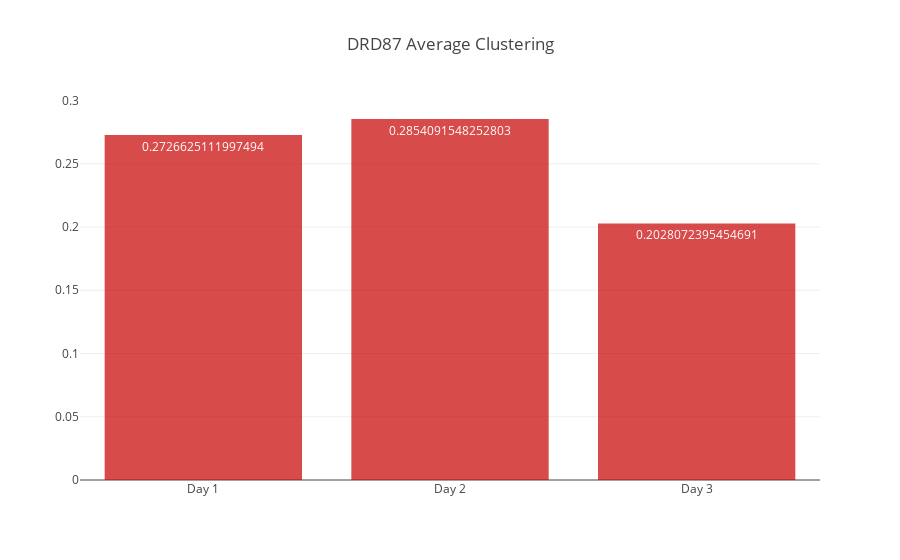

The notebook cell saved with this chart:
### Code cell
x = ["Day 1", "Day 2", "Day 3"]
y = [drd87_day1_graph.clustering_coefficient, drd87_day2_graph.clustering_coefficient, drd87_day3_graph.clustering_coefficient]
plot_network_measures(x, y, title="DRD87 Average Clustering", color="rgb(200,0,0)")

### Figure 1 — Plotly figure (JSON) as saved in the notebook; plotly's stock layout.template omitted (floating-point values rounded to 4 significant figures)
{"data": [{"marker": {"color": "rgb(200,0,0)"}, "name": "1", "opacity": 0.7, "text": [0.2727, 0.2854, 0.2028], "textposition": "auto", "type": "bar", "uid": "c35537", "x": ["Day 1", "Day 2", "Day 3"], "y": [0.2727, 0.2854, 0.2028]}], "layout": {"autosize": true, "title": "DRD87 Average Clustering", "xaxis": {"autorange": true, "range": [-0.5, 2.5], "type": "category"}, "yaxis": {"autorange": true, "range": [0, 0.3004], "type": "linear"}}}
